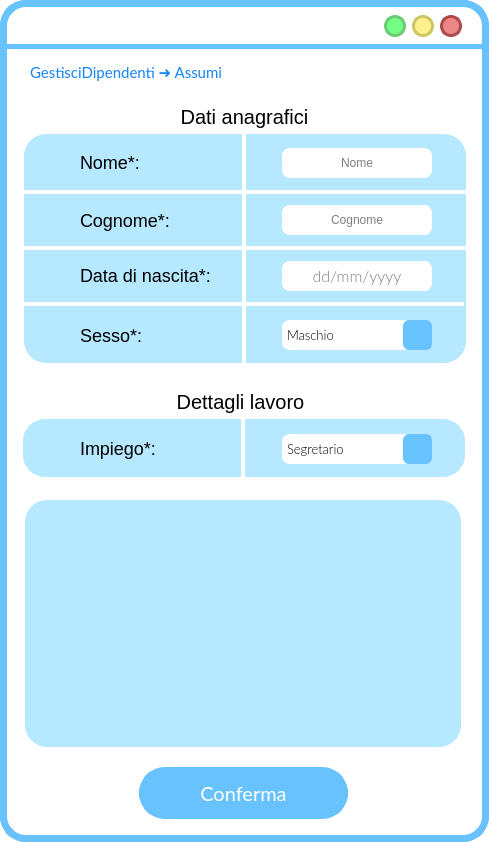
<?xml version="1.0" encoding="UTF-8"?>
<ui version="4.0">
 <class>MainWindow</class>
 <widget class="QMainWindow" name="MainWindow">
  <property name="geometry">
   <rect>
    <x>0</x>
    <y>0</y>
    <width>489</width>
    <height>842</height>
   </rect>
  </property>
  <property name="windowTitle">
   <string>MainWindow</string>
  </property>
  <property name="styleSheet">
   <string notr="true">QWidget{
background:rgb(255, 255, 255);
border-radius:26px;
border-color:rgb(104, 194, 253);
border-style: solid;
border-width:7;
}
QLabel{
border-width:0;
font: 18pt &quot;Lato Light&quot;;
}</string>
  </property>
  <widget class="QWidget" name="centralwidget">
   <widget class="QPushButton" name="pushButton_3">
    <property name="geometry">
     <rect>
      <x>593</x>
      <y>29</y>
      <width>24</width>
      <height>24</height>
     </rect>
    </property>
    <property name="sizePolicy">
     <sizepolicy hsizetype="Fixed" vsizetype="Fixed">
      <horstretch>0</horstretch>
      <verstretch>0</verstretch>
     </sizepolicy>
    </property>
    <property name="minimumSize">
     <size>
      <width>21</width>
      <height>24</height>
     </size>
    </property>
    <property name="maximumSize">
     <size>
      <width>24</width>
      <height>24</height>
     </size>
    </property>
    <property name="cursor">
     <cursorShape>PointingHandCursor</cursorShape>
    </property>
    <property name="styleSheet">
     <string notr="true">QPushButton{
 background-color:#ee8888;
 border-style: solid;
 border-radius:12px;
font: 18pt &quot;Candara&quot;;
border-color:#ae4a4a;
border-width:3;
}

QPushButton::pressed{
	background-color : white;
	border-color:#ae4a4a;
	border-width:3;
}
</string>
    </property>
    <property name="text">
     <string/>
    </property>
   </widget>
   <widget class="QPushButton" name="pushButton_2">
    <property name="geometry">
     <rect>
      <x>563</x>
      <y>29</y>
      <width>24</width>
      <height>24</height>
     </rect>
    </property>
    <property name="sizePolicy">
     <sizepolicy hsizetype="Fixed" vsizetype="Fixed">
      <horstretch>0</horstretch>
      <verstretch>0</verstretch>
     </sizepolicy>
    </property>
    <property name="minimumSize">
     <size>
      <width>21</width>
      <height>24</height>
     </size>
    </property>
    <property name="maximumSize">
     <size>
      <width>24</width>
      <height>24</height>
     </size>
    </property>
    <property name="cursor">
     <cursorShape>PointingHandCursor</cursorShape>
    </property>
    <property name="styleSheet">
     <string notr="true">QPushButton{
 background-color:#fff08c	;
 border-style: solid;
 border-radius:12px;
font: 18pt &quot;Candara&quot;;
border-color:#ccc664;
border-width:3;
}

QPushButton::pressed{
	background-color : white;
	border-color:#ccc664;
	border-width:3;
}
</string>
    </property>
    <property name="text">
     <string/>
    </property>
   </widget>
   <widget class="QPushButton" name="pushButton_4">
    <property name="geometry">
     <rect>
      <x>533</x>
      <y>29</y>
      <width>24</width>
      <height>24</height>
     </rect>
    </property>
    <property name="sizePolicy">
     <sizepolicy hsizetype="Fixed" vsizetype="Fixed">
      <horstretch>0</horstretch>
      <verstretch>0</verstretch>
     </sizepolicy>
    </property>
    <property name="minimumSize">
     <size>
      <width>21</width>
      <height>24</height>
     </size>
    </property>
    <property name="maximumSize">
     <size>
      <width>24</width>
      <height>24</height>
     </size>
    </property>
    <property name="cursor">
     <cursorShape>PointingHandCursor</cursorShape>
    </property>
    <property name="styleSheet">
     <string notr="true">QPushButton{
 background-color:#76ff85;
 border-style: solid;
 border-radius:12px;
font: 18pt &quot;Candara&quot;;
border-color:#6bcc73;
border-width:3;
}

QPushButton::pressed{
	background-color : white;
	border-color:#6bcc73;
	border-width:3;
}
</string>
    </property>
    <property name="text">
     <string/>
    </property>
   </widget>
   <widget class="QLabel" name="label">
    <property name="geometry">
     <rect>
      <x>0</x>
      <y>44</y>
      <width>641</width>
      <height>5</height>
     </rect>
    </property>
    <property name="styleSheet">
     <string notr="true">background-color:rgb(104, 194, 253);</string>
    </property>
    <property name="text">
     <string/>
    </property>
   </widget>
   <widget class="QLabel" name="label_2">
    <property name="geometry">
     <rect>
      <x>24</x>
      <y>134</y>
      <width>442</width>
      <height>229</height>
     </rect>
    </property>
    <property name="styleSheet">
     <string notr="true">left: 655px;
top: 420px;
width: 436px;
height: 160px;
line-height: 20px;
border-radius: 22px;
background-color: rgba(182, 233, 255);
color: rgba(16, 16, 16);
font-size: 14px;
text-align: center;</string>
    </property>
    <property name="text">
     <string/>
    </property>
   </widget>
   <widget class="QPushButton" name="pushButton_5">
    <property name="geometry">
     <rect>
      <x>384</x>
      <y>15</y>
      <width>22</width>
      <height>22</height>
     </rect>
    </property>
    <property name="sizePolicy">
     <sizepolicy hsizetype="Fixed" vsizetype="Fixed">
      <horstretch>0</horstretch>
      <verstretch>0</verstretch>
     </sizepolicy>
    </property>
    <property name="minimumSize">
     <size>
      <width>22</width>
      <height>22</height>
     </size>
    </property>
    <property name="maximumSize">
     <size>
      <width>24</width>
      <height>24</height>
     </size>
    </property>
    <property name="cursor">
     <cursorShape>PointingHandCursor</cursorShape>
    </property>
    <property name="styleSheet">
     <string notr="true">QPushButton{
 background-color:#76ff85;
 border-style: solid;
 border-radius:11px;
font: 18pt &quot;Candara&quot;;
border-color:#6bcc73;
border-width:3;
}

QPushButton::pressed{
	background-color : white;
	border-color:#6bcc73;
	border-width:3;
}
</string>
    </property>
    <property name="text">
     <string/>
    </property>
   </widget>
   <widget class="QPushButton" name="pushButton_6">
    <property name="geometry">
     <rect>
      <x>440</x>
      <y>15</y>
      <width>22</width>
      <height>22</height>
     </rect>
    </property>
    <property name="sizePolicy">
     <sizepolicy hsizetype="Fixed" vsizetype="Fixed">
      <horstretch>0</horstretch>
      <verstretch>0</verstretch>
     </sizepolicy>
    </property>
    <property name="minimumSize">
     <size>
      <width>22</width>
      <height>22</height>
     </size>
    </property>
    <property name="maximumSize">
     <size>
      <width>24</width>
      <height>24</height>
     </size>
    </property>
    <property name="cursor">
     <cursorShape>PointingHandCursor</cursorShape>
    </property>
    <property name="styleSheet">
     <string notr="true">QPushButton{
 background-color:#ee8888;
 border-style: solid;
 border-radius:11px;
font: 18pt &quot;Candara&quot;;
border-color:#ae4a4a;
border-width:3;
}

QPushButton::pressed{
	background-color : white;
	border-color:#ae4a4a;
	border-width:3;
}
</string>
    </property>
    <property name="text">
     <string/>
    </property>
   </widget>
   <widget class="QPushButton" name="pushButton_7">
    <property name="geometry">
     <rect>
      <x>412</x>
      <y>15</y>
      <width>22</width>
      <height>22</height>
     </rect>
    </property>
    <property name="sizePolicy">
     <sizepolicy hsizetype="Fixed" vsizetype="Fixed">
      <horstretch>0</horstretch>
      <verstretch>0</verstretch>
     </sizepolicy>
    </property>
    <property name="minimumSize">
     <size>
      <width>20</width>
      <height>20</height>
     </size>
    </property>
    <property name="maximumSize">
     <size>
      <width>24</width>
      <height>24</height>
     </size>
    </property>
    <property name="cursor">
     <cursorShape>PointingHandCursor</cursorShape>
    </property>
    <property name="styleSheet">
     <string notr="true">QPushButton{
 background-color:#fff08c	;
 border-style: solid;
 border-radius:11px;
font: 18pt &quot;Candara&quot;;
border-color:#ccc664;
border-width:3;
}

QPushButton::pressed{
	background-color : white;
	border-color:#ccc664;
	border-width:3;
}
</string>
    </property>
    <property name="text">
     <string/>
    </property>
   </widget>
   <widget class="QLabel" name="label_5">
    <property name="geometry">
     <rect>
      <x>24</x>
      <y>190</y>
      <width>450</width>
      <height>4</height>
     </rect>
    </property>
    <property name="sizePolicy">
     <sizepolicy hsizetype="Fixed" vsizetype="Fixed">
      <horstretch>0</horstretch>
      <verstretch>0</verstretch>
     </sizepolicy>
    </property>
    <property name="styleSheet">
     <string notr="true">width: 314px;
height: 180px;
border-radius: 0;
background-color: rgb(255, 255, 255);
text-align: center;</string>
    </property>
    <property name="text">
     <string/>
    </property>
    <property name="scaledContents">
     <bool>true</bool>
    </property>
    <property name="alignment">
     <set>Qt::AlignCenter</set>
    </property>
    <property name="margin">
     <number>10</number>
    </property>
    <property name="indent">
     <number>0</number>
    </property>
   </widget>
   <widget class="QLabel" name="label_6">
    <property name="geometry">
     <rect>
      <x>24</x>
      <y>246</y>
      <width>450</width>
      <height>4</height>
     </rect>
    </property>
    <property name="sizePolicy">
     <sizepolicy hsizetype="Fixed" vsizetype="Fixed">
      <horstretch>0</horstretch>
      <verstretch>0</verstretch>
     </sizepolicy>
    </property>
    <property name="styleSheet">
     <string notr="true">width: 314px;
height: 180px;
border-radius: 0;
background-color: rgb(255, 255, 255);
text-align: center;</string>
    </property>
    <property name="text">
     <string/>
    </property>
    <property name="scaledContents">
     <bool>true</bool>
    </property>
    <property name="alignment">
     <set>Qt::AlignCenter</set>
    </property>
    <property name="margin">
     <number>10</number>
    </property>
    <property name="indent">
     <number>0</number>
    </property>
   </widget>
   <widget class="QLabel" name="label_7">
    <property name="geometry">
     <rect>
      <x>14</x>
      <y>302</y>
      <width>450</width>
      <height>4</height>
     </rect>
    </property>
    <property name="sizePolicy">
     <sizepolicy hsizetype="Fixed" vsizetype="Fixed">
      <horstretch>0</horstretch>
      <verstretch>0</verstretch>
     </sizepolicy>
    </property>
    <property name="styleSheet">
     <string notr="true">width: 314px;
height: 180px;
border-radius: 0;
background-color: rgb(255, 255, 255);
text-align: center;</string>
    </property>
    <property name="text">
     <string/>
    </property>
    <property name="scaledContents">
     <bool>true</bool>
    </property>
    <property name="alignment">
     <set>Qt::AlignCenter</set>
    </property>
    <property name="margin">
     <number>10</number>
    </property>
    <property name="indent">
     <number>0</number>
    </property>
   </widget>
   <widget class="QLabel" name="label_14">
    <property name="geometry">
     <rect>
      <x>80</x>
      <y>137</y>
      <width>161</width>
      <height>51</height>
     </rect>
    </property>
    <property name="styleSheet">
     <string notr="true">font-size: 18px;
text-align: left;
background-color: rgba(255, 255, 255,0);
</string>
    </property>
    <property name="text">
     <string>Nome*:</string>
    </property>
   </widget>
   <widget class="QLabel" name="autoreLabel">
    <property name="geometry">
     <rect>
      <x>80</x>
      <y>190</y>
      <width>151</width>
      <height>61</height>
     </rect>
    </property>
    <property name="styleSheet">
     <string notr="true">font-size: 18px;
text-align: left;
background-color: rgba(255, 255, 255,0);</string>
    </property>
    <property name="text">
     <string>Cognome*:</string>
    </property>
   </widget>
   <widget class="QLabel" name="sizeLabel">
    <property name="geometry">
     <rect>
      <x>80</x>
      <y>310</y>
      <width>151</width>
      <height>51</height>
     </rect>
    </property>
    <property name="styleSheet">
     <string notr="true">font-size: 18px;
text-align: left;
background-color: rgba(255, 255, 255,0);</string>
    </property>
    <property name="text">
     <string>Sesso*:</string>
    </property>
   </widget>
   <widget class="QLabel" name="label_18">
    <property name="geometry">
     <rect>
      <x>424</x>
      <y>57</y>
      <width>36</width>
      <height>36</height>
     </rect>
    </property>
    <property name="font">
     <font>
      <family>Lato Light</family>
      <pointsize>18</pointsize>
      <weight>50</weight>
      <italic>false</italic>
      <bold>false</bold>
     </font>
    </property>
    <property name="cursor">
     <cursorShape>PointingHandCursor</cursorShape>
    </property>
    <property name="autoFillBackground">
     <bool>false</bool>
    </property>
    <property name="styleSheet">
     <string notr="true">background-color: rgba(255, 255, 255,0);</string>
    </property>
    <property name="text">
     <string/>
    </property>
    <property name="pixmap">
     <pixmap resource="res/res.qrc">:/icons/arrow_back_FILL1_wght700_GRAD200_opsz48_risultato.png</pixmap>
    </property>
    <property name="scaledContents">
     <bool>true</bool>
    </property>
   </widget>
   <widget class="QLabel" name="titoloLabel_2">
    <property name="geometry">
     <rect>
      <x>30</x>
      <y>57</y>
      <width>331</width>
      <height>31</height>
     </rect>
    </property>
    <property name="font">
     <font>
      <family>Lato</family>
      <pointsize>16</pointsize>
      <weight>50</weight>
      <italic>false</italic>
      <bold>false</bold>
     </font>
    </property>
    <property name="styleSheet">
     <string notr="true">font-size: 20px;
text-align: left;
background-color: rgba(255, 255, 255,0);
color: #1684FC;
font: 16pt &quot;Lato&quot;;</string>
    </property>
    <property name="text">
     <string>&lt;html&gt;&lt;head/&gt;&lt;body&gt;&lt;p&gt;&lt;span style=&quot; font-size:11pt;&quot;&gt;GestisciDipendenti ➜ Assumi&lt;/span&gt;&lt;/p&gt;&lt;/body&gt;&lt;/html&gt;</string>
    </property>
   </widget>
   <widget class="QLabel" name="label_13">
    <property name="geometry">
     <rect>
      <x>80</x>
      <y>250</y>
      <width>161</width>
      <height>51</height>
     </rect>
    </property>
    <property name="styleSheet">
     <string notr="true">font-size: 18px;
text-align: left;
background-color: rgba(255, 255, 255,0);</string>
    </property>
    <property name="text">
     <string>Data di nascita*:</string>
    </property>
   </widget>
   <widget class="QLabel" name="label_8">
    <property name="geometry">
     <rect>
      <x>242</x>
      <y>134</y>
      <width>4</width>
      <height>230</height>
     </rect>
    </property>
    <property name="sizePolicy">
     <sizepolicy hsizetype="Fixed" vsizetype="Fixed">
      <horstretch>0</horstretch>
      <verstretch>0</verstretch>
     </sizepolicy>
    </property>
    <property name="styleSheet">
     <string notr="true">width: 314px;
height: 180px;
border-radius: 0;
background-color: rgb(255, 255, 255);
text-align: center;</string>
    </property>
    <property name="text">
     <string/>
    </property>
    <property name="scaledContents">
     <bool>true</bool>
    </property>
    <property name="alignment">
     <set>Qt::AlignCenter</set>
    </property>
    <property name="margin">
     <number>10</number>
    </property>
    <property name="indent">
     <number>0</number>
    </property>
   </widget>
   <widget class="QPushButton" name="ricercaButton">
    <property name="geometry">
     <rect>
      <x>139</x>
      <y>767</y>
      <width>209</width>
      <height>52</height>
     </rect>
    </property>
    <property name="font">
     <font>
      <family>Lato</family>
      <pointsize>15</pointsize>
      <weight>50</weight>
      <italic>false</italic>
      <bold>false</bold>
     </font>
    </property>
    <property name="cursor">
     <cursorShape>PointingHandCursor</cursorShape>
    </property>
    <property name="autoFillBackground">
     <bool>false</bool>
    </property>
    <property name="styleSheet">
     <string notr="true">QPushButton{
 background-color:rgb(104, 194, 253);
 border-style: solid;
 border-radius:26px;
color: rgb(255, 255, 255);
	font: 15pt &quot;Lato&quot;;
}

QPushButton::hover{


	border-color : rgb(15, 138, 204);
	color: white;
border-width:0;
}

QPushButton::pressed{
	border-color:rgb(104, 194, 253);
	border-width:4;
	background-color : white;
	color:rgb(104, 194, 253);
}
</string>
    </property>
    <property name="text">
     <string>Conferma</string>
    </property>
   </widget>
   <widget class="QComboBox" name="sessoComboBox">
    <property name="geometry">
     <rect>
      <x>282</x>
      <y>320</y>
      <width>150</width>
      <height>30</height>
     </rect>
    </property>
    <property name="font">
     <font>
      <family>Lato Light</family>
      <pointsize>10</pointsize>
      <weight>50</weight>
      <italic>false</italic>
      <bold>false</bold>
      <strikeout>false</strikeout>
      <stylestrategy>PreferDefault</stylestrategy>
     </font>
    </property>
    <property name="toolTip">
     <string/>
    </property>
    <property name="styleSheet">
     <string notr="true">

QComboBox{
background:rgb(255, 255, 255);
border-radius:8px;
border-color:rgb(255, 255, 255);
border-style: solid;
text-align:center;
border-width:3;
}
QComboBox::focus{
background:rgb(255, 255, 255);
border-radius:8px;
border-color:rgb(104, 194, 253);
border-style: solid;
border-width:3;
}

QComboBox::down-arrow {
    image: url(:/icons/expand_more_FILL1_wght600_GRAD200_opsz48_risultato.png);

    width: 26px;
    height: 26px;
margin: 0px 0px 0px 0px
}

QComboBox::drop-down  {
	background-color:rgb(104, 194, 253);
border-radius:6px;
margin:-3px -3px -3px -10px;
    border: 0px; /* This seems to replace the whole arrow of the combo box */

}
</string>
    </property>
    <property name="editable">
     <bool>false</bool>
    </property>
    <property name="currentText">
     <string>Maschio</string>
    </property>
    <property name="iconSize">
     <size>
      <width>16</width>
      <height>16</height>
     </size>
    </property>
    <property name="frame">
     <bool>true</bool>
    </property>
    <item>
     <property name="text">
      <string>Maschio</string>
     </property>
    </item>
    <item>
     <property name="text">
      <string>Femmina</string>
     </property>
    </item>
    <item>
     <property name="text">
      <string>Non specificato</string>
     </property>
    </item>
   </widget>
   <widget class="QLabel" name="label_11">
    <property name="geometry">
     <rect>
      <x>30</x>
      <y>316</y>
      <width>34</width>
      <height>34</height>
     </rect>
    </property>
    <property name="styleSheet">
     <string notr="true">background-color: rgba(182, 233, 255);</string>
    </property>
    <property name="text">
     <string/>
    </property>
    <property name="pixmap">
     <pixmap resource="res/res.qrc">:/icons/female_FILL1_wght600_GRAD200_opsz48_risultato.png</pixmap>
    </property>
    <property name="scaledContents">
     <bool>true</bool>
    </property>
   </widget>
   <widget class="QLabel" name="label_12">
    <property name="geometry">
     <rect>
      <x>30</x>
      <y>258</y>
      <width>34</width>
      <height>34</height>
     </rect>
    </property>
    <property name="styleSheet">
     <string notr="true">background-color: rgba(182, 233, 255);</string>
    </property>
    <property name="text">
     <string/>
    </property>
    <property name="pixmap">
     <pixmap resource="res/res.qrc">:/icons/cake_FILL1_wght600_GRAD200_opsz48_risultato.png</pixmap>
    </property>
    <property name="scaledContents">
     <bool>true</bool>
    </property>
   </widget>
   <widget class="QLabel" name="label_16">
    <property name="geometry">
     <rect>
      <x>30</x>
      <y>203</y>
      <width>34</width>
      <height>34</height>
     </rect>
    </property>
    <property name="styleSheet">
     <string notr="true">background-color: rgba(182, 233, 255);</string>
    </property>
    <property name="text">
     <string/>
    </property>
    <property name="pixmap">
     <pixmap resource="res/res.qrc">:/icons/account_circle_FILL1_wght600_GRAD200_opsz48_risultato.png</pixmap>
    </property>
    <property name="scaledContents">
     <bool>true</bool>
    </property>
   </widget>
   <widget class="QLabel" name="label_17">
    <property name="geometry">
     <rect>
      <x>30</x>
      <y>146</y>
      <width>34</width>
      <height>34</height>
     </rect>
    </property>
    <property name="styleSheet">
     <string notr="true">background-color: rgba(182, 233, 255);</string>
    </property>
    <property name="text">
     <string/>
    </property>
    <property name="pixmap">
     <pixmap resource="res/res.qrc">:/icons/person_FILL1_wght600_GRAD200_opsz48_risultato.png</pixmap>
    </property>
    <property name="scaledContents">
     <bool>true</bool>
    </property>
   </widget>
   <widget class="QLabel" name="label_4">
    <property name="geometry">
     <rect>
      <x>241</x>
      <y>413</y>
      <width>4</width>
      <height>70</height>
     </rect>
    </property>
    <property name="styleSheet">
     <string notr="true">background-color:#FFFFFF;</string>
    </property>
    <property name="text">
     <string/>
    </property>
   </widget>
   <widget class="QLabel" name="label_3">
    <property name="geometry">
     <rect>
      <x>23</x>
      <y>419</y>
      <width>442</width>
      <height>58</height>
     </rect>
    </property>
    <property name="styleSheet">
     <string notr="true">left: 790px;
top: 159px;
width: 437px;
height: 650px;
line-height: 20px;
border-radius: 22px;
background-color: rgba(182, 233, 255, 255);
text-align: center;</string>
    </property>
    <property name="text">
     <string/>
    </property>
   </widget>
   <widget class="QLabel" name="label_19">
    <property name="geometry">
     <rect>
      <x>14</x>
      <y>96</y>
      <width>461</width>
      <height>41</height>
     </rect>
    </property>
    <property name="styleSheet">
     <string notr="true">font-size: 20px;
text-align: left;
background-color: rgba(255, 255, 255,0);
</string>
    </property>
    <property name="text">
     <string>Dati anagrafici</string>
    </property>
    <property name="alignment">
     <set>Qt::AlignCenter</set>
    </property>
   </widget>
   <widget class="QLabel" name="label_20">
    <property name="geometry">
     <rect>
      <x>10</x>
      <y>381</y>
      <width>461</width>
      <height>41</height>
     </rect>
    </property>
    <property name="styleSheet">
     <string notr="true">font-size: 20px;
text-align: left;
background-color: rgba(255, 255, 255,0);
</string>
    </property>
    <property name="text">
     <string>Dettagli lavoro</string>
    </property>
    <property name="alignment">
     <set>Qt::AlignCenter</set>
    </property>
   </widget>
   <widget class="QLabel" name="immagineLabel">
    <property name="geometry">
     <rect>
      <x>25</x>
      <y>500</y>
      <width>436</width>
      <height>247</height>
     </rect>
    </property>
    <property name="sizePolicy">
     <sizepolicy hsizetype="Fixed" vsizetype="Fixed">
      <horstretch>0</horstretch>
      <verstretch>0</verstretch>
     </sizepolicy>
    </property>
    <property name="styleSheet">
     <string notr="true">left: 737px;
top: 416px;
width: 436px;
height: 377px;
line-height: 20px;
border-radius: 22px;
background-color: rgba(182, 233, 255);
text-align: center;</string>
    </property>
    <property name="text">
     <string/>
    </property>
    <property name="scaledContents">
     <bool>true</bool>
    </property>
    <property name="alignment">
     <set>Qt::AlignCenter</set>
    </property>
    <property name="margin">
     <number>10</number>
    </property>
    <property name="indent">
     <number>10</number>
    </property>
   </widget>
   <widget class="QScrollArea" name="scrollArea">
    <property name="geometry">
     <rect>
      <x>33</x>
      <y>505</y>
      <width>421</width>
      <height>231</height>
     </rect>
    </property>
    <property name="styleSheet">
     <string notr="true">QWidget{
background:rgb(255, 255, 255);
border-radius:0px;
border-color:#b6e9ff;
border-style: solid;
border-width:7;
}


QScrollArea{
border-width:0px;
border-radius: 22px;
background-color: rgba(255, 255, 255, 255);
}

QScrollBar{
border-width:0px;
	border-radius:4px;
background-color: rgba(255, 255, 255, 255);

}


/* VERTICAL SCROLLBAR */
 QScrollBar:vertical {
	border: none;
    width: 14px;
    margin: 0px 0 0px 0;
	border-radius: 7px;
margin: 0px 0px 0px 0px;

 }

/*  HANDLE BAR VERTICAL */
QScrollBar::handle:vertical {	
	background-color:#68C2FD;
	min-height: 30px;	
	border-radius: 7px;

}
QScrollBar::handle:vertical:hover{	
	background-color:#A6E4FF;
}
QScrollBar::handle:vertical:pressed {	
	background-color: #5AA7D9;
}

/* BTN TOP - SCROLLBAR */
QScrollBar::sub-line:vertical {
	background-color: rgb(255, 255, 255);
	border-radius: 7px;
}
QScrollBar::sub-line:vertical:hover {	
	background-color:#68C2FD;
}
QScrollBar::sub-line:vertical:pressed {	
	background-color: #5AA7D9;
}

/* BTN BOTTOM - SCROLLBAR  */
QScrollBar::add-line:vertical {

	background-color: rgb(255, 255, 255);
	border-radius: 7px;

}
QScrollBar::add-line:vertical:hover {	
	background-color:rgb(255, 255, 255)
}
QScrollBar::add-line:vertical:pressed {	
	background-color:rgb(255, 255, 255)
}

/* RESET ARROW  */
QScrollBar::up-arrow:vertical, QScrollBar::down-arrow:vertical {
	background: none;
}
QScrollBar::add-page:vertical, QScrollBar::sub-page:vertical {
	background: none;
} 


/* HORIZONTAL SCROLLBAR - HOMEWORK */
QScrollBar:horizontal {
   
}
QScrollBar::handle:horizontal {
    
}
QScrollBar::add-line:horizontal {
    
}
QScrollBar::sub-line:horizontal {
    
}
QScrollBar::up-arrow:horizontal, QScrollBar::down-arrow:horizontal
{

}
QScrollBar::add-page:horizontal, QScrollBar::sub-page:horizontal
{

}



</string>
    </property>
    <property name="horizontalScrollBarPolicy">
     <enum>Qt::ScrollBarAlwaysOff</enum>
    </property>
    <property name="widgetResizable">
     <bool>true</bool>
    </property>
    <widget class="QWidget" name="scrollAreaWidgetContents">
     <property name="geometry">
      <rect>
       <x>0</x>
       <y>0</y>
       <width>421</width>
       <height>231</height>
      </rect>
     </property>
     <property name="styleSheet">
      <string notr="true">border-width:0px;
border-radius: 0px;
background-color: #b6e9ff;</string>
     </property>
     <layout class="QVBoxLayout" name="verticalLayout">
      <property name="spacing">
       <number>12</number>
      </property>
      <property name="leftMargin">
       <number>18</number>
      </property>
     </layout>
    </widget>
   </widget>
   <widget class="QLabel" name="label_15">
    <property name="geometry">
     <rect>
      <x>30</x>
      <y>431</y>
      <width>34</width>
      <height>34</height>
     </rect>
    </property>
    <property name="styleSheet">
     <string notr="true">background-color: rgba(182, 233, 255);</string>
    </property>
    <property name="text">
     <string/>
    </property>
    <property name="pixmap">
     <pixmap resource="res/res.qrc">:/icons/work_FILL1_wght600_GRAD200_opsz48(1)_risultato.png</pixmap>
    </property>
    <property name="scaledContents">
     <bool>true</bool>
    </property>
   </widget>
   <widget class="QLabel" name="sizeLabel_2">
    <property name="geometry">
     <rect>
      <x>80</x>
      <y>423</y>
      <width>151</width>
      <height>51</height>
     </rect>
    </property>
    <property name="styleSheet">
     <string notr="true">font-size: 18px;
text-align: left;
background-color: rgba(255, 255, 255,0);</string>
    </property>
    <property name="text">
     <string>Impiego*:</string>
    </property>
   </widget>
   <widget class="QComboBox" name="impiegoComboBox">
    <property name="geometry">
     <rect>
      <x>282</x>
      <y>434</y>
      <width>150</width>
      <height>30</height>
     </rect>
    </property>
    <property name="font">
     <font>
      <family>Lato Light</family>
      <pointsize>10</pointsize>
      <weight>50</weight>
      <italic>false</italic>
      <bold>false</bold>
      <strikeout>false</strikeout>
      <stylestrategy>PreferDefault</stylestrategy>
     </font>
    </property>
    <property name="toolTip">
     <string/>
    </property>
    <property name="styleSheet">
     <string notr="true">

QComboBox{
background:rgb(255, 255, 255);
border-radius:8px;
border-color:rgb(255, 255, 255);
border-style: solid;
text-align:center;
border-width:3;
}
QComboBox::focus{
background:rgb(255, 255, 255);
border-radius:8px;
border-color:rgb(104, 194, 253);
border-style: solid;
border-width:3;
}

QComboBox::down-arrow {
    image: url(:/icons/expand_more_FILL1_wght600_GRAD200_opsz48_risultato.png);

    width: 26px;
    height: 26px;
margin: 0px 0px 0px 0px
}

QComboBox::drop-down  {
	background-color:rgb(104, 194, 253);
border-radius:6px;
margin:-3px -3px -3px -10px;
    border: 0px; /* This seems to replace the whole arrow of the combo box */

}
</string>
    </property>
    <property name="editable">
     <bool>false</bool>
    </property>
    <property name="currentText">
     <string>Segretario</string>
    </property>
    <property name="iconSize">
     <size>
      <width>16</width>
      <height>16</height>
     </size>
    </property>
    <property name="frame">
     <bool>true</bool>
    </property>
    <item>
     <property name="text">
      <string>Segretario</string>
     </property>
    </item>
    <item>
     <property name="text">
      <string>Amministratore</string>
     </property>
    </item>
    <item>
     <property name="text">
      <string>Operatore</string>
     </property>
    </item>
   </widget>
   <widget class="QLineEdit" name="dataLineEdit">
    <property name="geometry">
     <rect>
      <x>282</x>
      <y>261</y>
      <width>150</width>
      <height>30</height>
     </rect>
    </property>
    <property name="font">
     <font>
      <family>Lato Light</family>
      <pointsize>12</pointsize>
      <weight>50</weight>
      <italic>false</italic>
      <bold>false</bold>
     </font>
    </property>
    <property name="styleSheet">
     <string notr="true">QLineEdit{
background:rgb(255, 255, 255);
border-radius:8px;
border-color:rgb(104, 194, 253);
border-style: solid;
border-width:0;
font: 12pt &quot;Lato Light&quot;;
}
QLineEdit::focus{
background:rgb(255, 255, 255);
border-radius:8px;
border-color:rgb(104, 194, 253);
border-style: solid;
border-width:3;
}</string>
    </property>
    <property name="text">
     <string/>
    </property>
    <property name="alignment">
     <set>Qt::AlignCenter</set>
    </property>
    <property name="placeholderText">
     <string>dd/mm/yyyy</string>
    </property>
   </widget>
   <widget class="QLineEdit" name="cognomeLineEdit">
    <property name="geometry">
     <rect>
      <x>282</x>
      <y>205</y>
      <width>150</width>
      <height>30</height>
     </rect>
    </property>
    <property name="styleSheet">
     <string notr="true">QLineEdit{
background:rgb(255, 255, 255);
border-radius:8px;
border-color:rgb(104, 194, 253);
border-style: solid;
border-width:0;
font: 12pt &quot;Lato Light&quot;;
}
QLineEdit::focus{
background:rgb(255, 255, 255);
border-radius:8px;
border-color:rgb(104, 194, 253);
border-style: solid;
border-width:3;
}</string>
    </property>
    <property name="text">
     <string/>
    </property>
    <property name="alignment">
     <set>Qt::AlignCenter</set>
    </property>
    <property name="placeholderText">
     <string>Cognome</string>
    </property>
   </widget>
   <widget class="QLineEdit" name="nomelineEdit">
    <property name="geometry">
     <rect>
      <x>282</x>
      <y>148</y>
      <width>150</width>
      <height>30</height>
     </rect>
    </property>
    <property name="styleSheet">
     <string notr="true">QLineEdit{
background:rgb(255, 255, 255);
border-radius:8px;
border-color:rgb(104, 194, 253);
border-style: solid;
border-width:0;
font: 12pt &quot;Lato Light&quot;;
}
QLineEdit::focus{
background:rgb(255, 255, 255);
border-radius:8px;
border-color:rgb(104, 194, 253);
border-style: solid;
border-width:3;
}</string>
    </property>
    <property name="text">
     <string/>
    </property>
    <property name="alignment">
     <set>Qt::AlignCenter</set>
    </property>
    <property name="placeholderText">
     <string>Nome</string>
    </property>
   </widget>
   <zorder>label_3</zorder>
   <zorder>label_4</zorder>
   <zorder>pushButton_3</zorder>
   <zorder>pushButton_2</zorder>
   <zorder>pushButton_4</zorder>
   <zorder>label</zorder>
   <zorder>label_2</zorder>
   <zorder>pushButton_5</zorder>
   <zorder>pushButton_6</zorder>
   <zorder>pushButton_7</zorder>
   <zorder>label_5</zorder>
   <zorder>label_6</zorder>
   <zorder>label_7</zorder>
   <zorder>label_14</zorder>
   <zorder>autoreLabel</zorder>
   <zorder>sizeLabel</zorder>
   <zorder>label_18</zorder>
   <zorder>titoloLabel_2</zorder>
   <zorder>label_13</zorder>
   <zorder>label_8</zorder>
   <zorder>ricercaButton</zorder>
   <zorder>sessoComboBox</zorder>
   <zorder>label_11</zorder>
   <zorder>label_12</zorder>
   <zorder>label_16</zorder>
   <zorder>label_17</zorder>
   <zorder>label_19</zorder>
   <zorder>label_20</zorder>
   <zorder>immagineLabel</zorder>
   <zorder>scrollArea</zorder>
   <zorder>label_15</zorder>
   <zorder>sizeLabel_2</zorder>
   <zorder>impiegoComboBox</zorder>
   <zorder>dataLineEdit</zorder>
   <zorder>cognomeLineEdit</zorder>
   <zorder>nomelineEdit</zorder>
  </widget>
 </widget>
 <resources>
  <include location="res.qrc"/>
  <include location="res/res.qrc"/>
 </resources>
 <connections/>
</ui>
